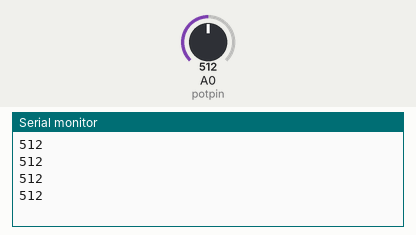
Bench run of a sketch on a simulated Arduino Uno, built with avr-gcc and run on an emulated ATmega328P. Parts: the last lines printed to the serial monitor. The inputs (shaded band) are chosen by the test bench; at power-on: A0 (potpin) = 512.

Above: at 1.2 s.
1.3 s: A0 (potpin) set to 716
At 1.71 s:
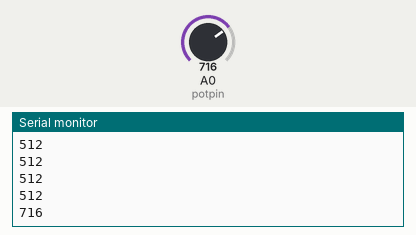
2.8 s: A0 (potpin) set to 900
At 2.91 s:
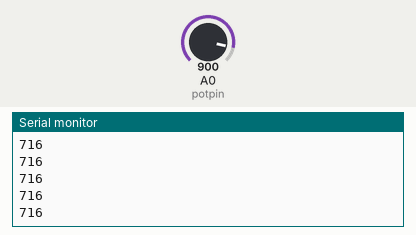
Timing chart, 0 to 5.8 s (numbered marks = the images above; inputs shaded):
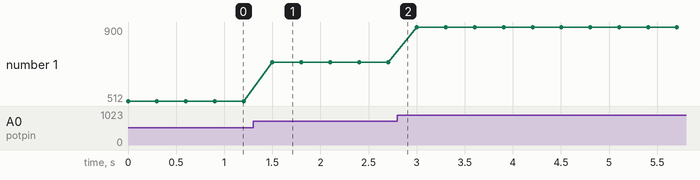

The sketch:

Potansiyometre.ino
```cpp
int potpin = A0;  // potansiyometre analog pine bağlandı
int deger; // pot deger olçmek için değişken atandı

void setup() {
  Serial.begin(9600); // Seri port ekranı çalıştı

}

void loop() {
  deger = analogRead(potpin); // potansiyometre degeri ölçüldü

  Serial.println(deger); // deger ekrana basıldı
  delay(300);

}
```

Measured:
- after the input at 1.3 s, the serial monitor: prints a new line after 0.20 s (image 1)
- plotted number 1: 512 → 716 after the input at 1.3 s, 716 → 900 after the input at 2.8 s
